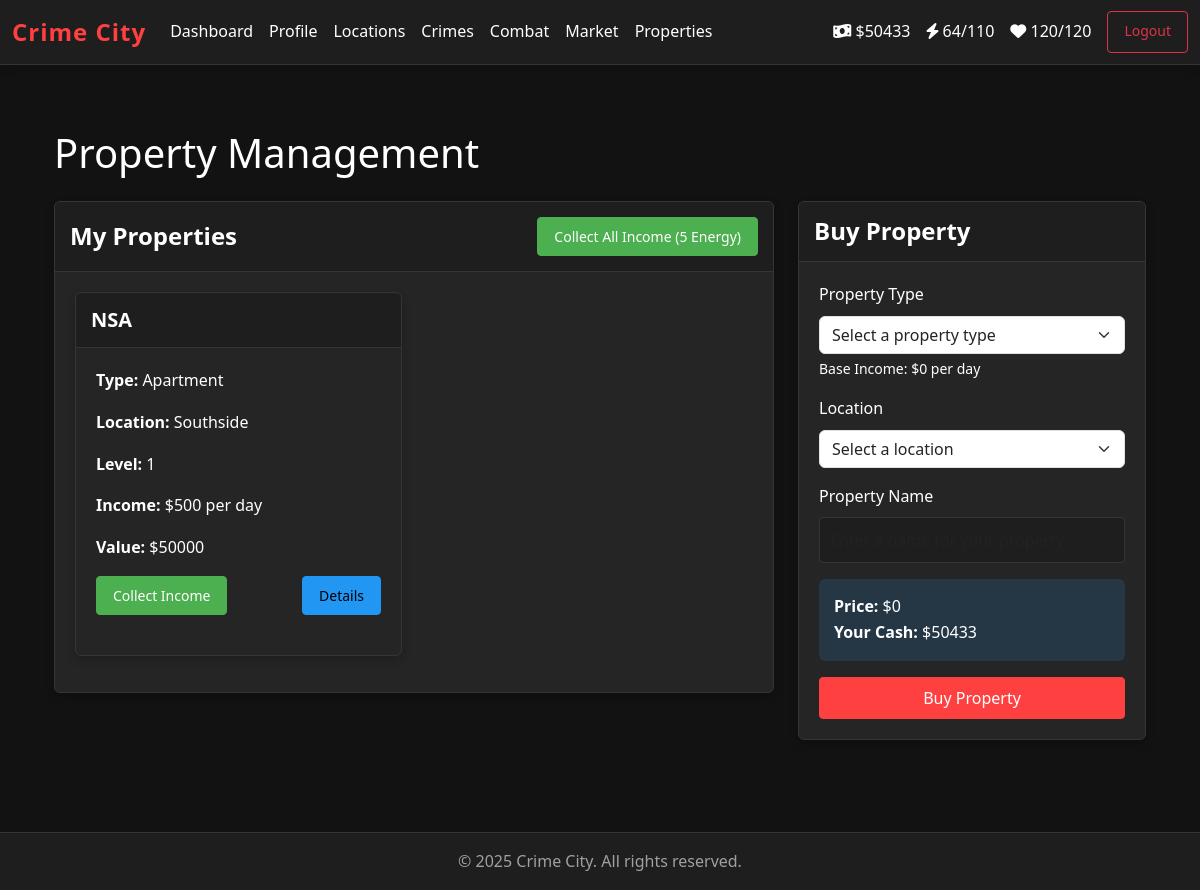
Page /property/ (signed in) on the committed database.
### game/models/player.py (models this page shows, shortened)
class Player(models.Model):
    user = models.OneToOneField(User, on_delete=models.CASCADE, related_name='player')
    nickname = models.CharField(max_length=50, unique=True)
    level = models.PositiveIntegerField(default=1)
    experience = models.PositiveIntegerField(default=0)
    cash = models.BigIntegerField(default=1000)
    bank_balance = models.BigIntegerField(default=0)
    strength = models.PositiveIntegerField(default=10)
    defense = models.PositiveIntegerField(default=10)
    speed = models.PositiveIntegerField(default=10)
    dexterity = models.PositiveIntegerField(default=10)
    intelligence = models.PositiveIntegerField(default=10)
    energy = models.PositiveIntegerField(default=100)
    max_energy = models.PositiveIntegerField(default=100)
    health = models.PositiveIntegerField(default=100)
    max_health = models.PositiveIntegerField(default=100)
    current_location = models.ForeignKey(
        'Location',
        on_delete=models.SET_NULL,
        null=True,
        related_name='players_present'
    )
    is_in_hospital = models.BooleanField(default=False)
    hospital_release_time = models.DateTimeField(null=True, blank=True)
    is_in_jail = models.BooleanField(default=False)
    jail_release_time = models.DateTimeField(null=True, blank=True)
    created_at = models.DateTimeField(default=timezone.now)
    last_energy_refill = models.DateTimeField(default=timezone.now)
    last_health_refill = models.DateTimeField(default=timezone.now)
    def regenerate_energy(self):
        now = timezone.now()
        time_diff = now - self.last_energy_refill
        energy_to_add = min(
            self.max_energy - self.energy,
            time_diff.total_seconds() // 300
        )
        if energy_to_add > 0:
            self.energy += int(energy_to_add)
            self.last_energy_refill = now - timezone.timedelta(
                seconds=(time_diff.total_seconds() % 300)
            )
            self.save()
    def regenerate_health(self):
        now = timezone.now()
        time_diff = now - self.last_health_refill
        health_to_add = min(
            self.max_health - self.health,
            time_diff.total_seconds() // 600
        )
        if health_to_add > 0:
            self.health += int(health_to_add)
            self.last_health_refill = now - timezone.timedelta(
                seconds=(time_diff.total_seconds() % 600)
            )
            self.save()
    def check_status(self):
        now = timezone.now()
        if self.is_in_hospital and now >= self.hospital_release_time:
            self.is_in_hospital = False
            self.health = self.max_health
            self.hospital_release_time = None
        if self.is_in_jail and now >= self.jail_release_time:
            self.is_in_jail = False
            self.jail_release_time = None
        if self.is_in_hospital or self.is_in_jail:
            self.save()
    class Meta:
        db_table = 'game_player'

### game/models/property.py (models this page shows, shortened)
class Property(models.Model):
    player = models.ForeignKey(
        'Player',
        on_delete=models.CASCADE,
        related_name='properties'
    )
    property_type = models.ForeignKey(
        PropertyType,
        on_delete=models.CASCADE,
        related_name='instances'
    )
    name = models.CharField(max_length=100)
    purchase_price = models.PositiveIntegerField()
    current_value = models.PositiveIntegerField()
    location = models.ForeignKey(
        'Location',
        on_delete=models.SET_NULL,
        null=True,
        related_name='properties'
    )
    income_rate = models.PositiveIntegerField()  # Daily income
    level = models.PositiveIntegerField(default=1)  # Property level (can be upgraded)
    last_income_collection = models.DateTimeField(default=timezone.now)
    is_active = models.BooleanField(default=True)
    purchased_on = models.DateTimeField(default=timezone.now)
    class Meta:
        db_table = 'game_property'
        verbose_name_plural = 'properties'

class PropertyType(models.Model):
    name = models.CharField(max_length=100)
    description = models.TextField()
    image = models.CharField(max_length=200, null=True, blank=True)
    base_price = models.PositiveIntegerField(default=1000)
    base_income = models.PositiveIntegerField(default=100)  # Daily income
    min_level = models.PositiveIntegerField(default=1)
    class Meta:
        db_table = 'game_property_type'
        verbose_name_plural = 'property types'

### game/models/location.py (models this page shows, shortened)
class Location(models.Model):
    name = models.CharField(max_length=100)
    description = models.TextField()
    image = models.CharField(max_length=200, null=True, blank=True)  # Path to image
    is_safe_zone = models.BooleanField(default=False)  # No PvP combat allowed
    energy_cost = models.PositiveIntegerField(default=1)  # Energy cost to perform actions here
    min_level = models.PositiveIntegerField(default=1)  # Minimum player level to access
    district = models.CharField(max_length=100, null=True, blank=True)
    class Meta:
        db_table = 'game_location'

### game/views/property_views.py (the view)
# urls.py: path('property/', property_view, name='property'),
@login_required
def property_view(request):
    player = request.player
    properties = property_service.get_player_properties(player)
    available_properties = property_service.get_available_properties(player)
    locations = Location.objects.filter(min_level__lte=player.level)
    context = {
        'player': player,
        'properties': properties,
        'available_properties': available_properties,
        'locations': locations,
    }
    return render(request, 'game/property.html', context)

### game/templates/game/property.html (shortened to what this page needs)
{% extends 'game/base.html' %}
{% load static %}
{% load game_extras %}
{% block content %}
<div class="container mt-4">
    <h1 class="mb-4">Property Management</h1>
    <div class="row">
        <div class="col-md-8">
            <div class="card mb-4">
                <div class="card-header d-flex justify-content-between align-items-center">
                    <h4 class="mb-0">My Properties</h4>
                    <form method="post" action="{% url 'collect_all_income' %}" class="m-0">
                        <button type="submit" class="btn btn-sm btn-success" {% if player.energy < 5 %}disabled{% endif %}>
                            Collect All Income (5 Energy)
                        </button>
                    </form>
                </div>
                <div class="card-body">
                    {% if properties %}
                        <div class="row">
                            {% for property in properties %}
                                <div class="col-md-6 mb-3">
                                    <div class="card h-100">
                                        <div class="card-header">
                                            <h5 class="card-title mb-0">{{ property.name }}</h5>
                                        </div>
                                        <div class="card-body">
                                            <p><strong>Type:</strong> {{ property.property_type.name }}</p>
                                            <p><strong>Location:</strong> {{ property.location.name }}</p>
                                            <p><strong>Level:</strong> {{ property.level }}</p>
                                            <p><strong>Income:</strong> ${{ property.income_rate }} per day</p>
                                            <p><strong>Value:</strong> ${{ property.current_value }}</p>
                                            <div class="d-flex justify-content-between mt-3">
                                                <form method="post" action="{% url 'collect_property_income' property.id %}">
                                                    <button type="submit" class="btn btn-success btn-sm" {% if player.energy < 5 %}disabled{% endif %}>
                                                        Collect Income
                                                    </button>
                                                </form>
                                                <a href="{% url 'property_detail' property.id %}" class="btn btn-info btn-sm">
                                                    Details
                                                </a>
                                            </div>
                                        </div>
                                    </div>
                                </div>
                            {% endfor %}
                        </div>
                    {% else %}
                        <div class="alert alert-info">
                            You don't own any properties yet. Buy one to start earning passive income!
                        </div>
                    {% endif %}
                </div>
            </div>
        </div>
        <div class="col-md-4">
            <div class="card">
                <div class="card-header">
                    <h4 class="mb-0">Buy Property</h4>
                </div>
                <div class="card-body">
                    {% if available_properties %}
                        <form method="post" action="{% url 'purchase_property' %}">
                            <div class="mb-3">
                                <label for="property_type_id" class="form-label">Property Type</label>
                                <select class="form-select" id="property_type_id" name="property_type_id" required>
                                    <option value="">Select a property type</option>
                                </select>
                                <div class="form-text">Base Income: $<span id="base_income">0</span> per day</div>
                            </div>
                            <div class="mb-3">
                                <label for="location_id" class="form-label">Location</label>
                                <select class="form-select" id="location_id" name="location_id" required>
                                    <option value="">Select a location</option>
                                </select>
                            </div>
                            <div class="mb-3">
                                <label for="name" class="form-label">Property Name</label>
                                <input type="text" class="form-control" id="name" name="name" required
                                       placeholder="Enter a name for your property">
                            </div>
                            <div class="alert alert-info mb-3">
                                <strong>Price:</strong> $<span id="property_price">0</span><br>
                                <strong>Your Cash:</strong> ${{ player.cash }}
                            </div>
                            <div class="d-grid">
                                <button type="submit" class="btn btn-primary" id="buyPropertyBtn">
                                    Buy Property
                                </button>
                            </div>
                        </form>
                    {% else %}
                        <div class="alert alert-warning">
                            No properties available for your level. Level up to unlock more properties!
                        </div>
                    {% endif %}
                </div>
            </div>
        </div>
    </div>
</div>
{% endblock %}

### game/templates/game/base.html (shortened to what this page needs)
{% load game_extras %}
{% load static %}
<!DOCTYPE html>
<html lang="en">
<head>
    <link href="https://cdn.jsdelivr.net/npm/bootstrap@5.3.0/dist/css/bootstrap.min.css" rel="stylesheet">
    <link rel="stylesheet" href="https://cdnjs.cloudflare.com/ajax/libs/font-awesome/6.0.0-beta3/css/all.min.css">
    <link rel="stylesheet" href="{% static 'css/style.css' %}">
</head>
<body>
    {% if user.is_authenticated %}
    <nav class="navbar navbar-expand-lg navbar-dark">
        <div class="container-fluid">
            <a class="navbar-brand" href="{% url 'dashboard' %}">Crime City</a>
            <div class="collapse navbar-collapse" id="navbarNav">
                <ul class="navbar-nav me-auto">
                    <li class="nav-item">
                        <a class="nav-link" href="{% url 'dashboard' %}">Dashboard</a>
                    </li>
                    <li class="nav-item">
                        <a class="nav-link" href="{% url 'profile' %}">Profile</a>
                    </li>
                    <li class="nav-item">
                        <a class="nav-link" href="{% url 'locations' %}">Locations</a>
                    </li>
                    <li class="nav-item">
                        <a class="nav-link" href="{% url 'crimes' %}">Crimes</a>
                    </li>
                    <li class="nav-item">
                        <a class="nav-link" href="{% url 'combat' %}">Combat</a>
                    </li>
                    <li class="nav-item">
                        <a class="nav-link" href="{% url 'market' %}">Market</a>
                    </li>
                    <li class="nav-item">
                        <a class="nav-link" href="{% url 'property' %}">Properties</a>
                    </li>
                </ul>
                <div class="d-flex" id="playerStats">
                    <div class="navbar-text me-3">
                        <i class="fa-solid fa-money-bill-wave"></i> $<span id="player-cash" data-player-stat="cash">{% if player %}{{ player.cash }}{% else %}0{% endif %}</span>
                    </div>
                    <div class="navbar-text me-3">
                        <i class="fa-solid fa-bolt"></i> <span id="player-energy" data-player-stat="energy">{% if player %}{{ player.energy }}/{{ player.max_energy }}{% else %}0/0{% endif %}</span>
                    </div>
                    <div class="navbar-text me-3">
                        <i class="fa-solid fa-heart"></i> <span id="player-health-stat" data-player-stat="health">{% if player %}{{ player.health }}/{{ player.max_health }}{% else %}0/0{% endif %}</span>
                    </div>
                    <a class="btn btn-outline-danger btn-sm" href="{% url 'logout' %}">Logout</a>
                </div>
            </div>
        </div>
    </nav>
    {% endif %}
    <main class="container py-4">
        {% block content %}{% endblock %}
    </main>
    <footer class="mt-5 py-3 text-center">
        <div class="container">
            <p class="mb-0">&copy; {% now "Y" %} Crime City. All rights reserved.</p>
        </div>
    </footer>
</body>
</html>

### rows in the picture
Player: cash "50433", energy "64", max_energy "110", health "120", max_health "120"
Property: name "NSA", property_type.name "Apartment", location.name "Southside", level "1", income_rate "500", current_value "50000"
